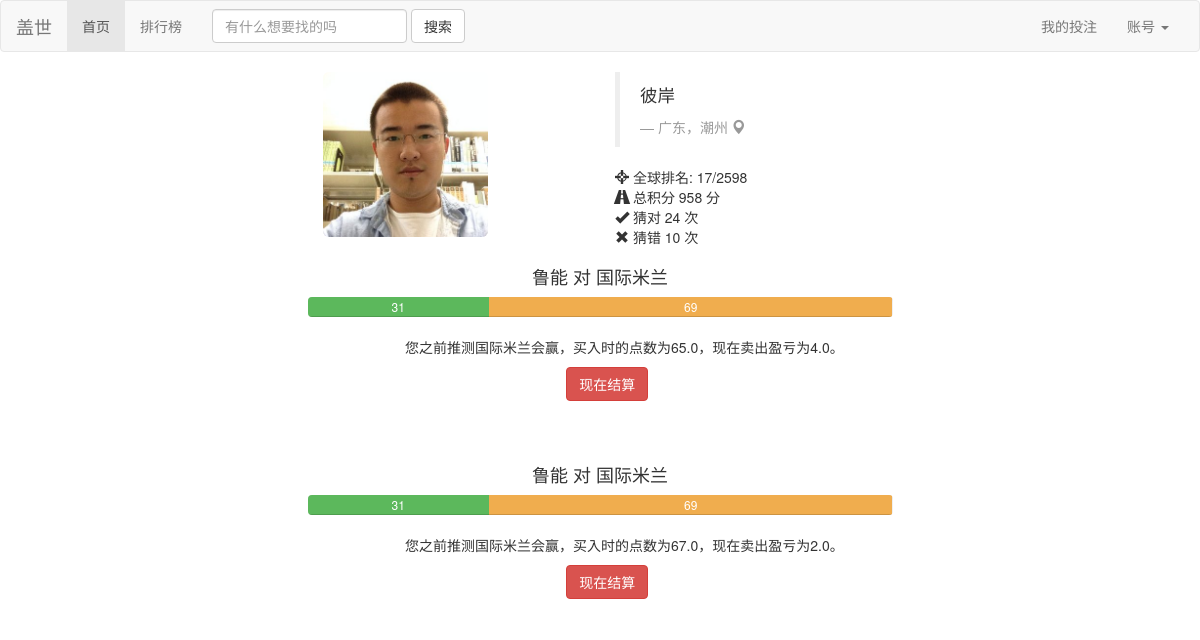
The app's page /profile (signed in), older data.
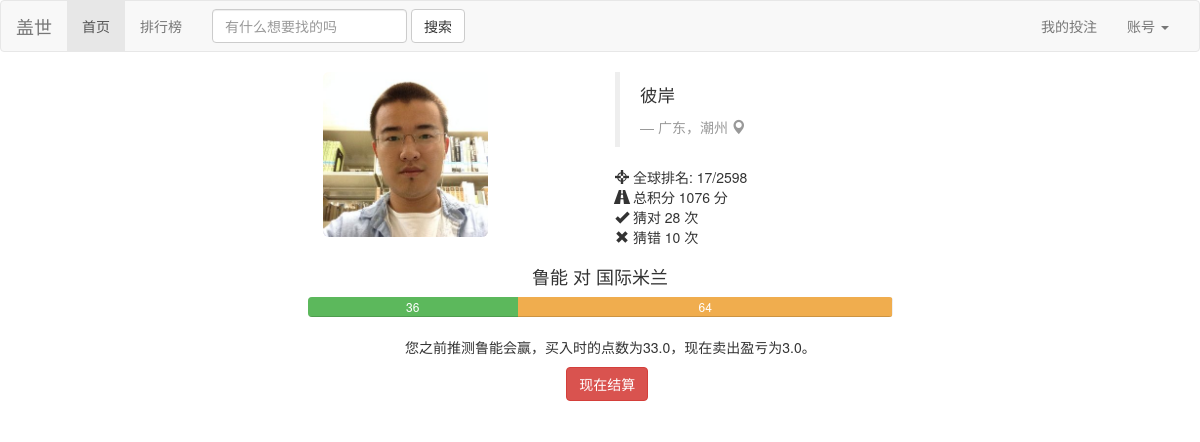
The same page, newer data.
### Guess/models.py (models this page shows, shortened)
class Person(models.Model):
	user = models.OneToOneField(User)
	point = models.IntegerField(default=1000)
	expertise = models.TextField(default='N/A')
	win = models.IntegerField(default=0)
	lose = models.IntegerField(default=0)
	game = models.IntegerField(default=0)
	point_per_game = models.FloatField(default=0.0)
	index = models.IntegerField(default=0)
	class Meta:
		ordering = ('point','point_per_game',)

class Betting(models.Model):
	better = models.ForeignKey(Person)
	game = models.ForeignKey(Game)
	side = models.BooleanField()  # True means home wins and vice versa
	num = models.IntegerField(default=1)
	outcome = models.BooleanField(default=False)
	price_at_buy = models.FloatField()
	price_at_sell = models.FloatField()
	cleared = models.BooleanField(default=False)  # cleared means the result of the betting has been updated to the person profile

class Game(models.Model):
	index = models.IntegerField()
	headline = models.TextField()
	begin = models.DateTimeField(auto_now_add=True)
	expire = models.DateTimeField()
	name_home = models.CharField(max_length=30)
	price_home = models.IntegerField(default=50)
	num_home = models.IntegerField(default=0)
	name_away = models.CharField(max_length=30)
	price_away = models.IntegerField(default=50)
	num_away = models.IntegerField(default=0)
	outcome = models.BooleanField(default=False)   # True means home wins and vice versa
	ended = models.BooleanField(default=False)
	event = models.IntegerField()
	is_primary = models.BooleanField(default=False)
	class Meta:
		ordering = ('expire',)

### Guess/views.py (the view)
# urls.py: url(r'^profile$', 'Guess.views.profile', name='profile'),
def profile(request):
	if not request.user.is_authenticated():
		return redirect('/')
	person = Person.objects.get(user=request.user)
	bets = []
	for b in Betting.objects.filter(better=person, cleared=False):
		if not b.game.ended:
			bets.append(b)
		else:
			b.clear()
	if request.method == 'POST':
		for b in bets:
			if str(b.pk) in request.POST:
				b.clear()
				break
		return redirect('/profile')
	else:
		person = Person.objects.get(user=request.user)
		return render(request,'profile.html',{'person': person, 'bets': bets})

### Guess/templatetags/profile_tag.py (called while the page is built)
@register.simple_tag()
def sub(value1, value2):
    return value1-value2

### Guess/templates/profile.html (shortened to what this page needs)
{% load bootstrap3 %}
{% load profile_tag %}
<link href='static/bootstrap/css/bootstrap.min.css' rel='stylesheet'>
{% include "nav_bar.html" %}
<div class="container">
    <div class="row">
        <div class="col-sm-2 col-md-2 col-md-offset-3">
            <img src="/static/me.jpg"
            alt="" class="img-rounded img-responsive" />
        </div>
        <div class="col-sm-4 col-md-4 col-md-offset-1">
            <blockquote>
                <p>彼岸</p> <small><cite title="Source Title">广东，潮州  <i class="glyphicon glyphicon-map-marker"></i></cite></small>
            </blockquote>
            <p> <i class="glyphicon glyphicon-screenshot"></i> 全球排名: 17/2598
                <br /> <i class="glyphicon glyphicon-road"></i> 总积分 {{ person.point }} 分
                <br /> <i class="glyphicon glyphicon-ok"></i> 猜对 {{ person.win }} 次
                <br /> <i class="glyphicon glyphicon-remove"></i> 猜错 {{ person.lose }} 次</p>
        </div>
    </div>
</div>
{% for b in bets %}
<div class = "row">
    <form method="POST">
    <div class="col-md-6 col-md-offset-3">
        <h4 class="text-center">{{ b.game.name_home }} 对 {{ b.game.name_away }}</h4>
        <div class="progress">
            <div class="progress-bar progress-bar-success" style="width: {{ b.game.price_home }}%">{{ b.game.price_home }}</div>
            <div class="progress-bar progress-bar-warning" style="width: {{ b.game.price_away }}%">{{ b.game.price_away }}</div>
        </div>
        <div class="col-md-offset-2">
        {% if b.side %}
            <div><p>您之前推测{{ b.game.name_home }}会赢，买入时的点数为{{ b.price_at_buy }}，现在卖出盈亏为{% sub b.game.price_home b.price_at_buy %}。</p></div>
        {% else %}
            <div><p>您之前推测{{ b.game.name_away }}会赢，买入时的点数为{{ b.price_at_buy }}，现在卖出盈亏为{% sub b.game.price_away b.price_at_buy %}。</p></div>
        {% endif %}
        </div>
        <div class="col-md-1 col-md-offset-5"><input class="btn btn-danger" type="submit" value="现在结算" name="{{ b.pk }}" onclick="on_submit(event)"/></div>
    </div>
    </form>
</div>
<div class="row spacer">
</div>
{% endfor %}

Row changes from the older to the newer data that the page shows:
no longer on this page (row edited): Betting: game.name_home "鲁能", game.name_away "国际米兰", game.price_home "31", game.price_away "69", price_at_buy "65.0", game+price_at_buy "4.0"
no longer on this page (row edited): Betting: game.name_home "鲁能", game.name_away "国际米兰", game.price_home "31", game.price_away "69", price_at_buy "67.0", game+price_at_buy "2.0"
changed Person: point "958" → "1076"; win "24" → "28"
added Betting: game.name_home "鲁能", game.name_away "国际米兰", game.price_home "36", game.price_away "64", price_at_buy "33.0", game+price_at_buy "3.0"
